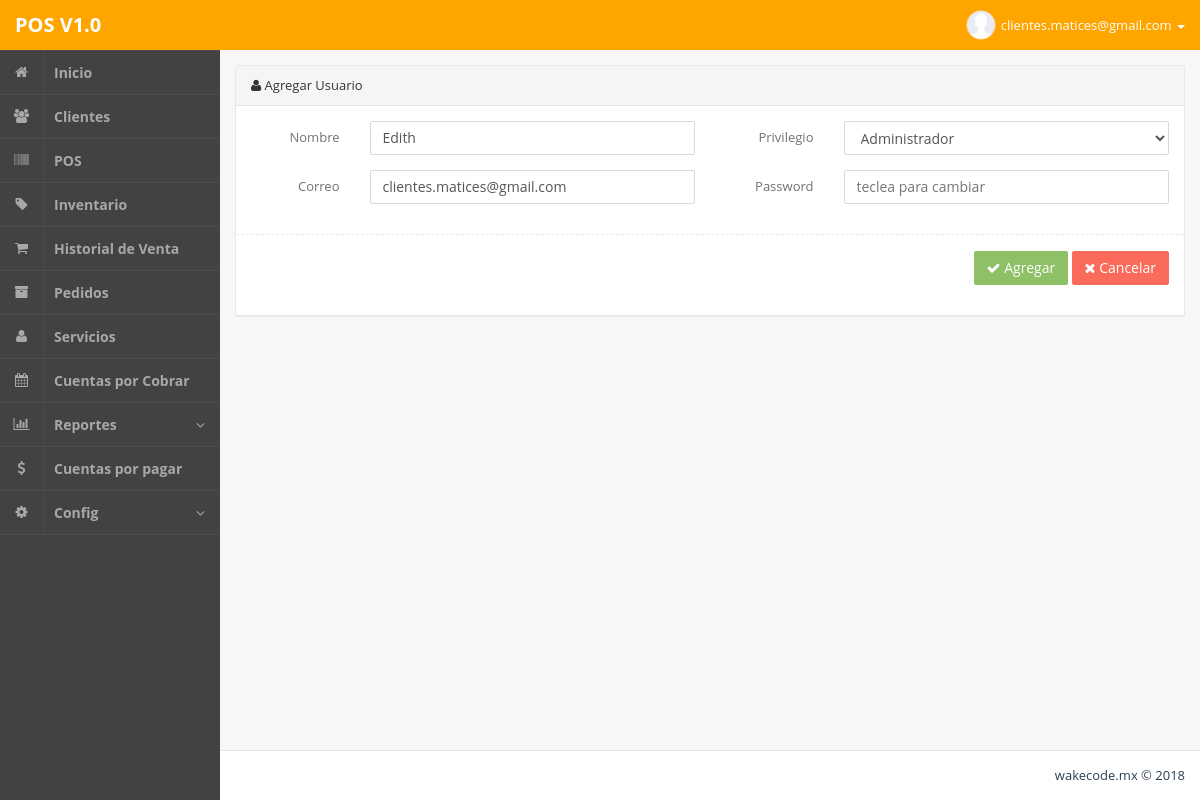
The page /admin.php?m=usuariosEditar&id=2 (signed in) on the database its author committed.
### tables this page shows
CREATE TABLE IF NOT EXISTS `usuarios` (
  `idusuarios` int(255) NOT NULL,
  `nombre` varchar(200) NOT NULL,
  `email` varchar(100) NOT NULL,
  `password` varchar(100) NOT NULL,
  `privilegio` int(10) NOT NULL
);

### php/usuariosEditar.php (the view, shortened to what this page needs)
<?php
$id = mysql_real_escape_string($_GET['id']);
$data = mysql_fetch_object(mysql_query("SELECT * FROM usuarios WHERE idusuarios='".$id."' LIMIT 1"));
?>
	<section class="panel panel-default">
			<header class="panel-heading">
				<i class="fa fa-user"></i> Agregar Usuario
			</header>
			<div class="panel-body">
				<form class="bs-example form-horizontal" action="" method="post">
					<div class="row">
						<div class="col-md-6">
							<div class="form-group">
								<label class="col-md-3 control-label">Nombre</label>
								<div class="col-md-9"><input type="text" name="nombre" class="form-control" value="<?php echo $data->nombre; ?>"></div>
							</div>
						</div>
						<div class="col-md-6">
							<div class="form-group">
                           		<label class="col-md-3 control-label">Privilegio</label>
                           		<div class="col-md-9">
                           			<select class="form-control" name="privilegio">
                           				<option value="1" <?php if ($data->privilegio == 1) echo "selected"; ?>>Administrador</option>
                           			</select>
                           		</div>
                           </div>
						</div>
					</div>
					<div class="row">
						<div class="col-md-6" >
							<div class="form-group">
								<label class="col-md-3 control-label">Correo</label>
								<div class="col-md-9"><input type="email" name="correo" class="form-control" value="<?php echo $data->email; ?>"></div>
							</div>
						</div>
						<div class="col-md-6">
							<div class="form-group">
								<label class="col-md-3 control-label">Password</label>
							    <div class="col-md-9"><input type="text" name="password" class="form-control" placeholder="teclea para cambiar"></div>
							</div>
						</div>
					</div>
					<div class="line line-dashed line-lg pull-in"></div>
					<div class="form-group text-right">
						<div class="col-lg-12">
							<button type="submit" class="btn btn-md btn-success"><i class="fa fa-check icon"></i> Agregar</button>
							<a href="admin.php?m=usuarios" class="btn btn-md btn-danger"><i class="fa fa-times icon"></i> Cancelar</a>
						</div>
					</div>
				</form>
			</div>
		</section>

### rows shown on the page
usuarios: nombre "Edith", privilegio "Administrador", correo "clientes.matices@gmail.com"

### other values the page prints
$_SESSION['userNm'] "clientes.matices@gmail.com"
